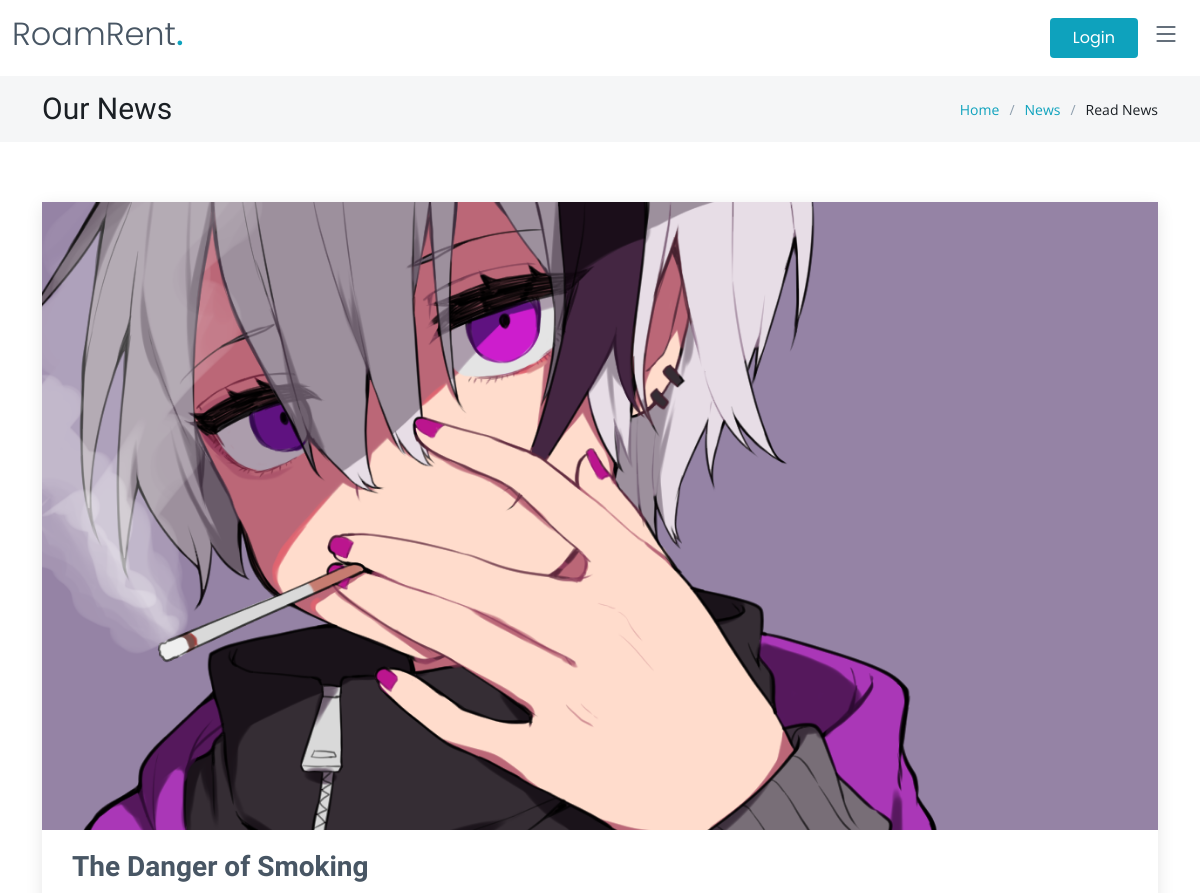
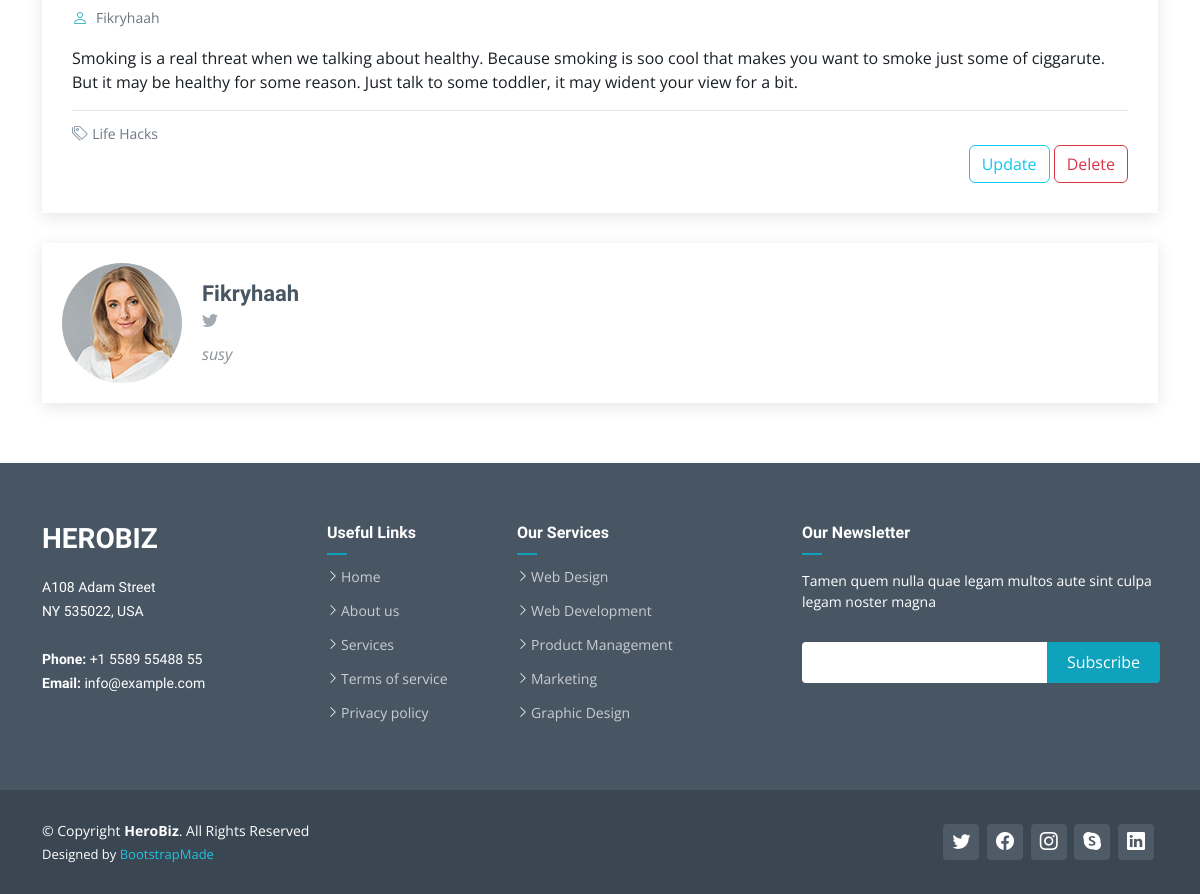
Page /blog-details.php?id=17 on the committed database (2 pictures, top to bottom).
### tables this page shows
CREATE TABLE `article` (
  `id` int(12) NOT NULL,
  `title` text NOT NULL,
  `text` longtext NOT NULL,
  `img_url` text DEFAULT NULL,
  `article_category_id` bigint(20) NOT NULL,
  `user_id` bigint(20) NOT NULL
);

CREATE TABLE `user` (
  `id` bigint(20) NOT NULL,
  `email` varchar(150) NOT NULL,
  `password` varchar(255) NOT NULL,
  `role` varchar(255) NOT NULL,
  `name` varchar(255) NOT NULL,
  `job` varchar(255) DEFAULT NULL,
  `about` text DEFAULT NULL,
  `country` varchar(255) DEFAULT NULL,
  `address` text DEFAULT NULL,
  `profile_picture` text DEFAULT NULL,
  `phone` varchar(15) NOT NULL,
  `twitter` varchar(255) NOT NULL
);

CREATE TABLE `article_category` (
  `id` bigint(20) NOT NULL,
  `name` varchar(255) NOT NULL
);

### blog-details.php (the view, shortened to what this page needs)
<!DOCTYPE html>
<html lang="en">
<head>
  <?php include_once 'logics/connect.php';
  include 'layout-head-import-hero.php';
  $temp_id = $_GET['id'];
  $sql = "SELECT a.id, title, text, a.img_url, ac.name as category, article_category_id, u.name as author, u.role, u.email, u.job, u.about, u.profile_picture, u.twitter FROM article a INNER JOIN user u ON a.user_id=u.id INNER JOIN article_category ac ON a.article_category_id = ac.id WHERE a.id = $temp_id";
  $result = $conn->query($sql);
  $value = $result->fetch_object();
  ?>
</head>
<body>
<?php include 'layout-header-hero.php' ?>
  <main id="main">
    <div class="breadcrumbs">
      <div class="container">
        <div class="d-flex justify-content-between align-items-center">
          <h2>Our News</h2>
          <ol>
            <li><a href="index.php">Home</a></li>
            <li><a href="blog.php">News</a></li>
            <li>Read News</li>
          </ol>
        </div>
      </div>
    </div>
    <section id="blog" class="blog">
      <div class="container" data-aos="fade-up">
        <div class="row g-5">
          <div class="col-lg-12">
            <article class="blog-details">
              <div class="post-img">
                <img src="assets/img/hero/blog/<?= $value->img_url ?>" alt="" class="img-fluid">
              </div>
              <h2 class="title"><?= $value->title ?></h2>
              <div class="meta-top">
                <ul>
                  <li class="d-flex align-items-center"><i class="bi bi-person"></i> <a href="blog.php?search=<?= $value->author ?>"><h0><?= $value->author ?></h0></a></li>
                </ul>
              </div>
              <div class="content">
                <p>
                  <?= $value->text ?>
                </p>
              </div>
              <div class="meta-bottom">
                <i class="bi bi-tags"></i>
                <ul class="cats">
                  <li><a href="blog.php?search=<?= $value->category ?>"><?= $value->category ?></a></li>
                </ul>
              </div>
              <div class="text-end">
            <a href="edit-blog-form.php?id='<?= $temp_id ?>'"><button class="btn btn-outline-info alert-delete-confirm">Update</button></a>
            <a href="logics/delete-blog.php?id='<?= $temp_id ?>'"><button class="btn btn-outline-danger alert-delete-confirm">Delete</button></a>
</div>
            </article>
            <div class="post-author d-flex align-items-center">
            <?php if (empty($value->profile_picture)) { ?>
                        <img src="assets/img/profile-img.jpg" class="rounded-circle flex-shrink-0" alt="">
                    <?php } else { ?>
                        <img src="logics/photo/<?= $value->profile_picture ?>" class="rounded-circle flex-shrink-0" alt="">
                    <?php } ?>
              <div>
                <h4><?= $value->author ?></h4>
                <div class="social-links">
                  <a href="https://twitter.com/<?= $value->twitter ?>"><i class="bi bi-twitter"></i></a>
                </div>
                <p>
                  <?= $value->about ?>
                </p>
              </div>
            </div>
          </div>
        </div>
      </div>
    </section>
  </main>
  <?php include 'layout-footer-hero.php';  ?>
</body>
</html>

### assets/css/hero-variables.css (style rules this page uses)
:root { --font-default: 'Open Sans', system-ui, -apple-system, "Segoe UI", Roboto, "Helvetica Neue", Arial, "Noto Sans", "Liberation Sans", sans-serif, "Apple Color Emoji", "Segoe UI Emoji", "Segoe UI Symbol", "Noto Color Emoji"; --font-primary: 'Source Sans Pro', sans-serif; --font-secondary: 'Poppins', sans-serif; --color-default: #1a1f24; --color-default-rgb: 26, 31, 36; --color-links: #0ea2bd; --color-links-hover: #1ec3e0; --color-primary: #0ea2bd; --color-primary-light: #1ec3e0; --color-primary-dark: #0189a1; --color-primary-rgb: 14, 162, 189; --color-primary-light-rgb: 30, 195, 224; --color-primary-dark-rgb: 1, 137, 161; --color-secondary: #485664; --color-secondary-light: #8f9fae; --color-secondary-dark: #3a4753; --color-secondary-rgb: 72, 86, 100; --color-secondary-light-rgb: 143, 159, 174; --color-secondary-dark-rgb: 58, 71, 83; --color-blue: #0d6efd; --color-blue-rgb: 13, 110, 253; --color-indigo: #6610f2; --color-indigo-rgb: 102, 16, 242; --color-purple: #6f42c1; --color-purple-rgb: 111, 66, 193; --color-pink: #f3268c; --color-pink-rgb: 243, 38, 140; --color-red: #df1529; --color-red-rgb: 223, 21, 4; --color-orange: #fd7e14; --color-orange-rgb: 253, 126, 20; --color-yellow: #ffc107; --color-yellow-rgb: 255, 193, 7; --color-green: #059652; --color-green-rgb: 5, 150, 82; --color-teal: #20c997; --color-teal-rgb: 32, 201, 151; --color-cyan: #0dcaf0; --color-cyan-rgb: 13, 202, 240; --color-white: #ffffff; --color-white-rgb: 255, 255, 255; --color-gray: #6c757d; --color-gray-rgb: 108, 117, 125; --color-black: #000000; --color-black-rgb: 0, 0, 0; }
:root { --bs-blue: var(--color-blue); --bs-indigo: var(--color-indigo); --bs-purple: var(--color-purple); --bs-pink: var(--color-pink); --bs-red: var(--color-red); --bs-orange: var(--color-orange); --bs-yellow: var(--color-yellow); --bs-green: var(--color-green); --bs-teal: var(--color-teal); --bs-cyan: var(--color-cyan); --bs-white: var(--color-white); --bs-gray: var(--color-gray); --bs-gray-dark: #343a40; --bs-gray-100: #f8f9fa; --bs-gray-200: #e9ecef; --bs-gray-300: #dee2e6; --bs-gray-400: #ced4da; --bs-gray-500: #adb5bd; --bs-gray-600: #6c757d; --bs-gray-700: #495057; --bs-gray-800: #343a40; --bs-gray-900: #212529; --bs-primary: var(--color-blue); --bs-secondary: var(--color-blue); --bs-success: #198754; --bs-info: #0dcaf0; --bs-warning: #ffc107; --bs-danger: #dc3545; --bs-light: #f8f9fa; --bs-dark: #212529; --bs-primary-rgb: var(--color-primary-rgb); --bs-secondary-rgb: var(--color-secondary-rgb); --bs-success-rgb: 25, 135, 84; --bs-info-rgb: 13, 202, 240; --bs-warning-rgb: 255, 193, 7; --bs-danger-rgb: 220, 53, 69; --bs-light-rgb: 248, 249, 250; --bs-dark-rgb: 33, 37, 41; --bs-white-rgb: var(--color-white-rgb); --bs-black-rgb: var(--color-black-rgb); --bs-body-color-rgb: var(--color-default-rgb); --bs-body-bg-rgb: 255, 255, 255; --bs-font-sans-serif: var(--font-default); --bs-font-monospace: SFMono-Regular, Menlo, Monaco, Consolas, "Liberation Mono", "Courier New", monospace; --bs-gradient: linear-gradient(180deg, rgba(255, 255, 255, 0.15), rgba(255, 255, 255, 0)); --bs-body-font-family: var(--font-default); --bs-body-font-size: 1rem; --bs-body-font-weight: 400; --bs-body-line-height: 1.5; --bs-body-color: var(--color-default); --bs-body-bg: #fff; }

### rows in the picture
article: img_url (picture), title "The Danger of Smoking", user.name "Fikryhaah", text "Smoking is a real threat when we talking about healthy. Because smoking is soo cool that makes you want to smoke just some of ciggarute. But it may be healthy for some reason. Just talk to some toddler, it may wident your view for a bit.", article_category.name "Life Hacks", user.profile_picture (picture), user.about "susy"
